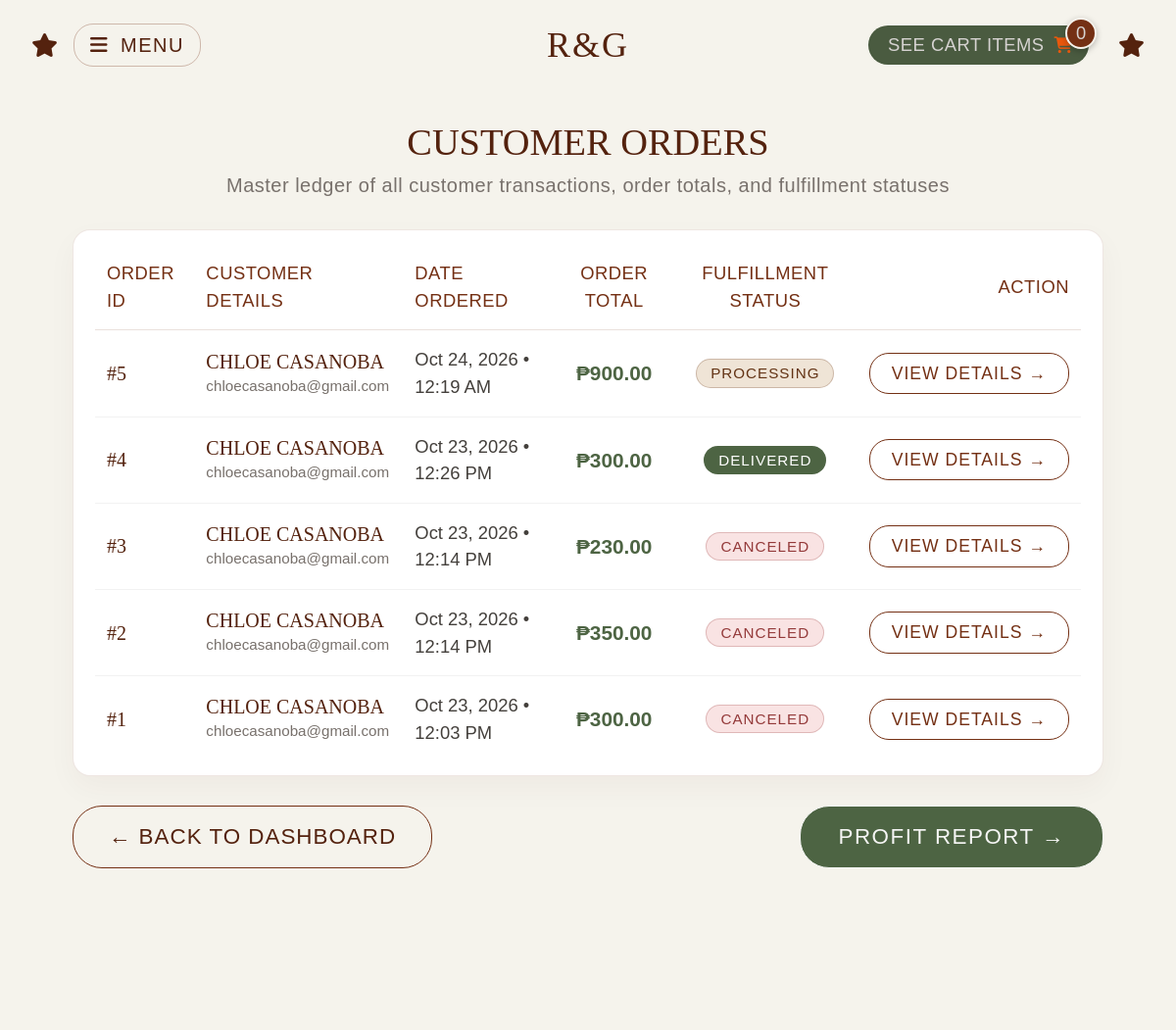
The app's page /admin/orders.php (signed in, upper part), older data.
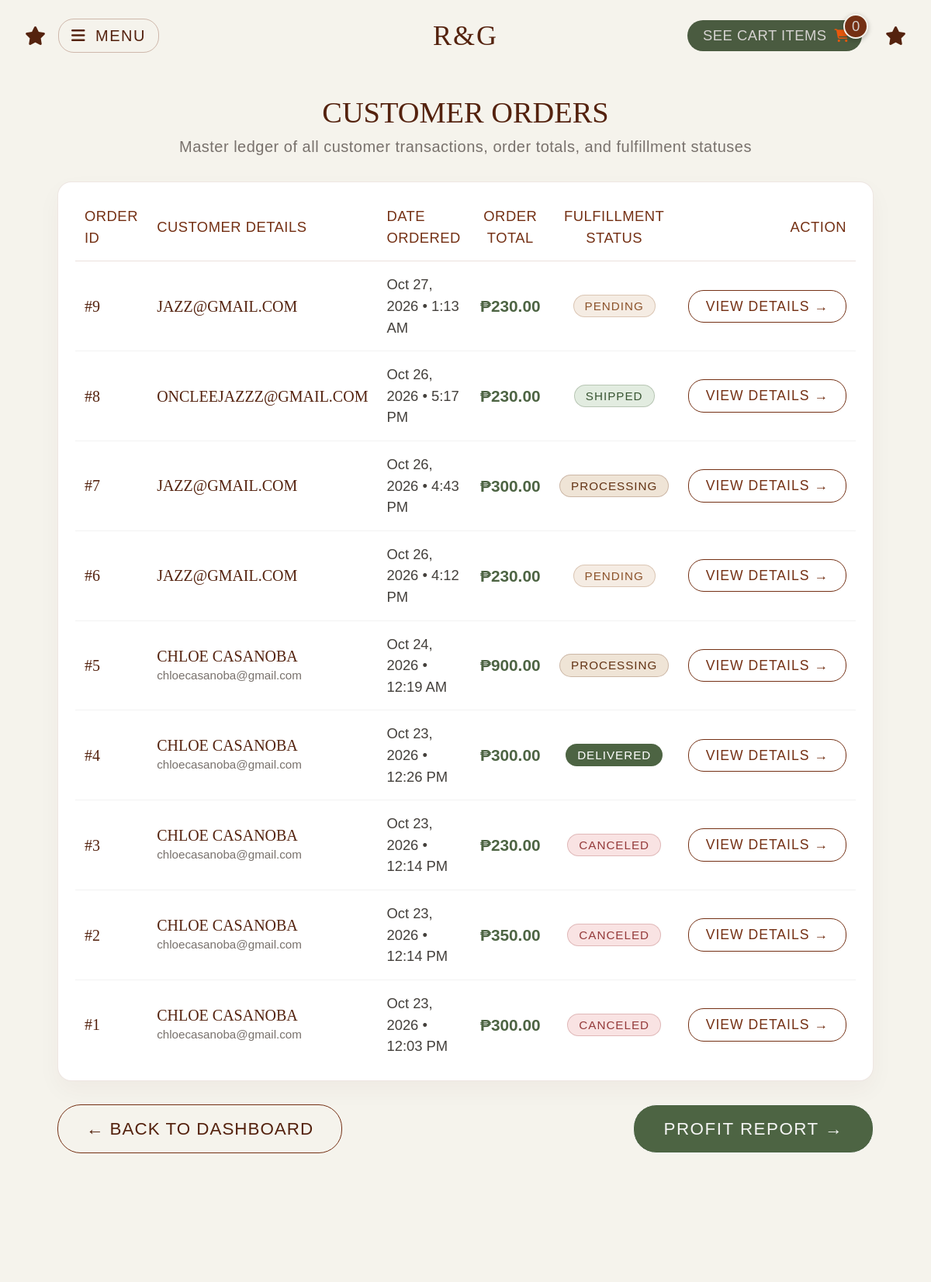
The same page, newer data.
### tables this page shows
CREATE TABLE `orders` (
  `order_id` int(11) NOT NULL,
  `user_id` int(11) NOT NULL,
  `order_date` timestamp NOT NULL DEFAULT current_timestamp(),
  `payment_method` varchar(30) NOT NULL,
  `status` enum('Pending','Processing','Shipped','Delivered','Canceled') NOT NULL DEFAULT 'Pending'
);

### admin/orders.php (the view, shortened to what this page needs)
<?php
require_once "../includes/admin_check.php";
require_once "../includes/config.php";
$sql = "SELECT order_id, order_date, order_status, customer_email, customer_name,
               unit_price, quantity
        FROM view_order_transaction_details
        ORDER BY order_date DESC, order_id DESC, order_item_id ASC";
$result = mysqli_query($conn, $sql);
$orders = [];
while ($r = mysqli_fetch_assoc($result)) {
    $id = $r['order_id'];
    if (!isset($orders[$id])) {
        $orders[$id] = [
            'order_id'   => $id,
            'order_date' => $r['order_date'],
            'status'     => $r['order_status'],
            'email'      => $r['customer_email'],
            'name'       => trim($r['customer_name'] ?? ''),
            'total'      => 0
        ];
    }
    $orders[$id]['total'] += $r['unit_price'] * $r['quantity'];
}
require_once "../includes/header.php";
?>
<div class="admin-orders-wrapper">
    <h1 class="admin-orders-title">Customer Orders</h1>
    <p class="admin-orders-subtitle">Master ledger of all customer transactions, order totals, and fulfillment statuses</p>
    <div class="admin-orders-box">
        <table class="dashboard-table">
            <thead>
                <tr>
                    <th class="text-start">Order ID</th>
                    <th class="text-start">Customer Details</th>
                    <th class="text-start">Date Ordered</th>
                    <th class="text-center">Order Total</th>
                    <th class="text-center">Fulfillment Status</th>
                    <th class="text-end">Action</th>
                </tr>
            </thead>
            <tbody>
                <?php foreach ($orders as $o): ?>
                    <tr>
                        <td>
                            <span class="order-id-tag">#<?= $o['order_id']; ?></span>
                        </td>
                        <?php $name = $o['name']; ?>
                        <td>
                            <div class="admin-customer-name">
                                <?= htmlspecialchars($name !== '' ? $name : ($o['email'] ?? 'Unknown Customer')); ?>
                            </div>
                            <?php if ($name !== ''): ?>
                                <span class="admin-customer-email"><?= htmlspecialchars($o['email'] ?? ''); ?></span>
                            <?php endif; ?>
                        </td>
                        <td><?= date('M j, Y • g:i A', strtotime($o['order_date'])); ?></td>
                        <td class="text-center" style="font-family: 'Alinore', sans-serif; font-size: 1.3rem; font-weight: bold; color: #4D6443;">
                            ₱<?= number_format($o['total'], 2); ?>
                        </td>
                        <td class="text-center">
                            <?= statusBadge($o['status']); ?>
                        </td>
                        <td class="text-end">
                            <a href="order_view.php?id=<?= $o['order_id']; ?>" class="admin-order-view-btn">
                                View Details &rarr;
                            </a>
                        </td>
                    </tr>
                <?php endforeach; ?>
            </tbody>
        </table>
    </div>
    <div class="dashboard-actions-bar">
        <a href="dashboard.php" class="dashboard-btn-outline">
            &larr; Back to Dashboard
        </a>
        <a href="profit.php" class="dashboard-btn-primary">
            Profit Report &rarr;
        </a>
    </div>
</div>
<?php require_once "../includes/footer.php"; ?>

### includes/admin_check.php (shortened to what this page needs)
<?php
function statusBadge($status)
{
    $colors = [
        'Pending'    => 'secondary',
        'Processing' => 'primary',
        'Shipped'    => 'info',
        'Delivered'  => 'success',
        'Canceled'   => 'danger'
    ];
    $color = $colors[$status] ?? 'dark';
    return '<span class="badge text-bg-' . $color . '">' . htmlspecialchars($status) . '</span>';
}

Row changes from the older to the newer data that the page shows:
added orders: order_id "9", email "JAZZ@GMAIL.COM", order_date "Oct 27, 2026 • 1:13 AM", total "230.00", status "PENDING"
added orders: order_id "8", email "ONCLEEJAZZZ@GMAIL.COM", order_date "Oct 26, 2026 • 5:17 PM", total "230.00", status "SHIPPED"
added orders: order_id "7", email "JAZZ@GMAIL.COM", order_date "Oct 26, 2026 • 4:43 PM", total "300.00", status "PROCESSING"
added orders: order_id "6", email "JAZZ@GMAIL.COM", order_date "Oct 26, 2026 • 4:12 PM", total "230.00", status "PENDING"
